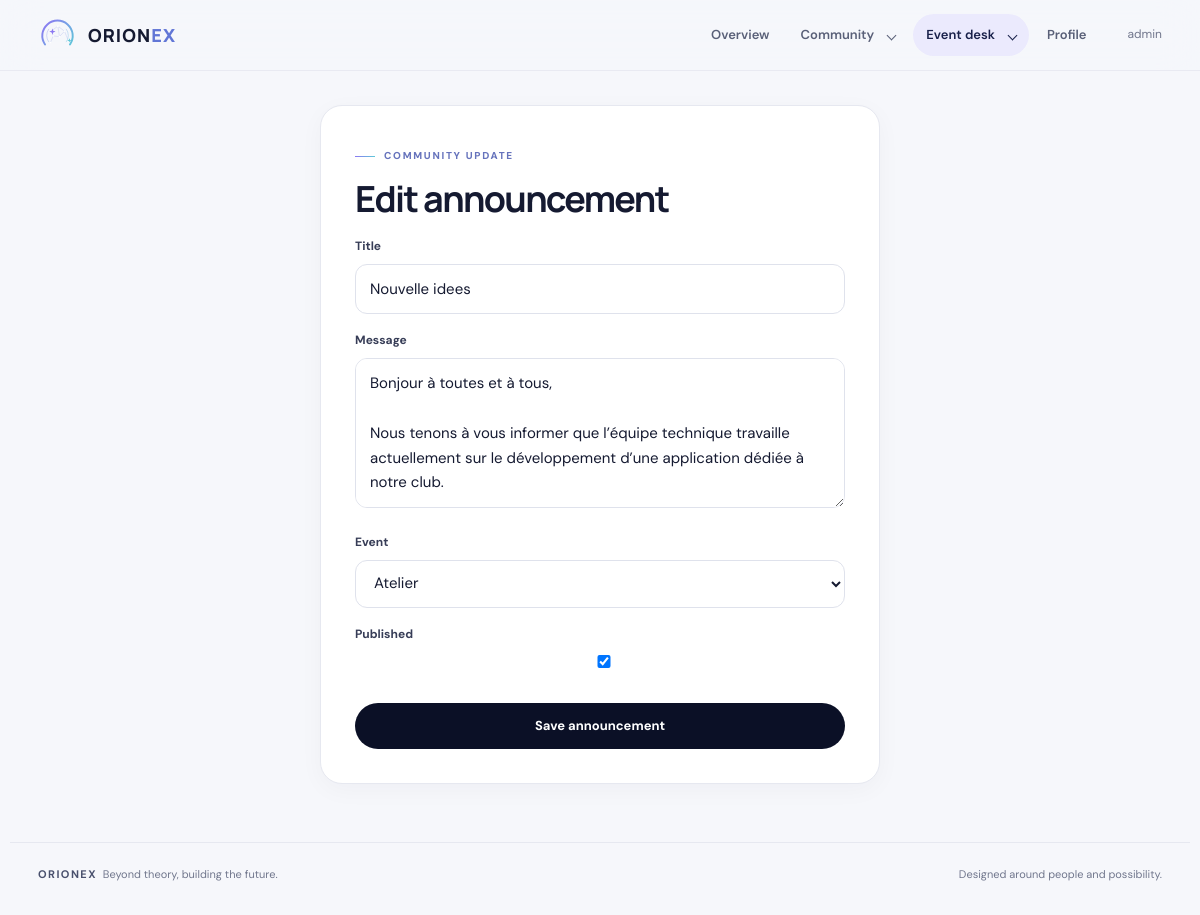
Before: /announcements/1/edit/ (signed in) with the older database file.
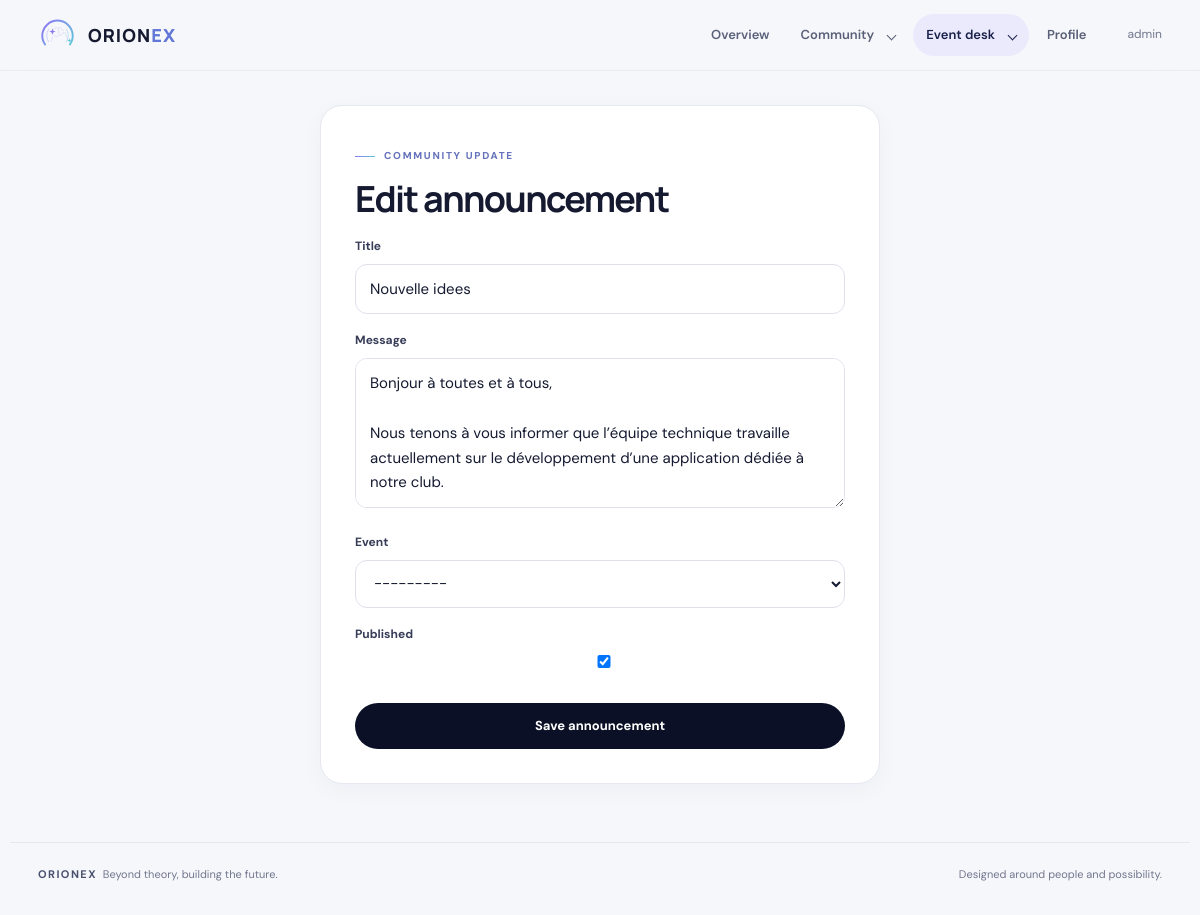
After: the same page with the newer database file.
### core/models.py (models this page shows, shortened)
class Announcement(models.Model):
    title = models.CharField(max_length=200)
    message = models.TextField()
    event = models.ForeignKey(Event, on_delete=models.SET_NULL, null=True, blank=True)
    created_at = models.DateTimeField(auto_now_add=True)
    published = models.BooleanField(default=True)
    class Meta:
        ordering = ["-created_at"]

### core/views.py (the view)
# urls.py: path('announcements/<int:announcement_id>/edit/', views.announcement_edit, name='announcement_edit'),
@capability_required("can_manage_announcements")
def announcement_edit(request, announcement_id=None):
    announcement = get_object_or_404(Announcement, id=announcement_id) if announcement_id else None
    form = AnnouncementForm(request.POST or None, instance=announcement)
    if request.method == "POST" and form.is_valid():
        saved = form.save()
        messages.success(request, f"Announcement '{saved.title}' saved.")
        return redirect("announcements")
    return render(request, "core/announcement_form.html", {"form": form, "announcement": announcement})

### core/forms.py
class AnnouncementForm(forms.ModelForm):
    class Meta:
        from .models import Announcement
        model = Announcement
        fields = ("title", "message", "event", "published")
        widgets = {"message": forms.Textarea(attrs={"rows": 5})}

### core/context_processors.py (called while the page is built)
def member_capabilities(request):
    return {
        "capabilities": {
            capability: has_capability(request.user, capability)
            for capability in CAPABILITIES
        }
    }

### core/models.py (called while the page is built)
    def __str__(self):
        return self.title

### core/permissions.py (called while the page is built)
def has_capability(user, capability):
    if not user.is_authenticated:
        return False
    if user.is_superuser:
        return True
    try:
        member = user.member
    except user._meta.model.member.RelatedObjectDoesNotExist:
        member = None
    return bool(member and getattr(member, capability, False))

### core/templates/core/announcement_form.html
{% extends 'core/base.html' %}{% block title %}Announcement{% endblock %}{% block body %}<main class="page page-narrow"><section class="card form-card"><span class="eyebrow">Community update</span><h1>{% if announcement %}Edit announcement{% else %}New announcement{% endif %}</h1><form method="post">{% csrf_token %}{% for field in form %}<div class="field"><label for="{{ field.id_for_label }}">{{ field.label }}</label>{{ field }}{% for error in field.errors %}<div class="notice notice-error">{{ error }}</div>{% endfor %}</div>{% endfor %}<button class="button" type="submit">Save announcement</button></form></section></main>{% endblock %}

Changed rows visible on the page:
changed Announcement "Nouvelle idees": event "Atelier" → "---------"
